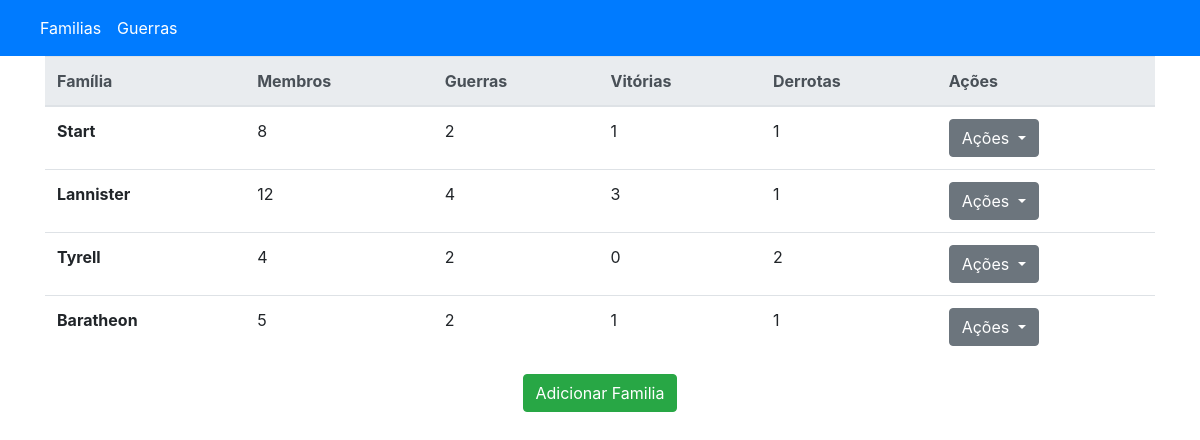
The page / on the database its author committed.
### tables this page shows
CREATE TABLE `families` (
  `id` int(11) NOT NULL AUTO_INCREMENT,
  `name` varchar(255) NOT NULL,
  `quantity_members` int(11) NOT NULL,
  PRIMARY KEY (`id`)
);

### src/Views/View.php (called while the page is built, shortened)
<?php
class View
{
    private $__viewData = [];
    public function setViewData($data)
    {
        $this->__viewData = $data;
    }
    public function getViewData()
    {
        return $this->__viewData;
    }
    public function render()
    {
        $content = $this->__layoutContent();
        extract($this->getViewData());
        include $content;
    }
    private function __layoutContent()
    {
        return VIEWS . DS . 'Layout' . DS . 'base.php';
    }
}

### src/Controllers/Controller.php (called while the page is built, shortened)
<?php
require_once 'src/Views/View.php';
abstract class Controller
{
    private $__request = null;
    private $__viewData = [];
    public function __construct(Request $request, Response $response)
    {
        $this->__request = $request;
    }
    public function render()
    {
        $url = $this->getRequest()->url();
        $view = $this->__loadView();
        $view->setPaths($url);
        $view->setViewData($this->__viewData);
        return $view->render();
    }
    private function __loadView()
    {
        return new View();
    }
    public function setViewData($key, $data)
    {
        $this->__viewData[$key] = $data;
    }
    public function getRequest()
    {
        return $this->__request;
    }
}

### src/Controllers/FamiliesController.php (called while the page is built, shortened)
<?php
require_once 'Controller.php';
class FamiliesController extends Controller
{
    public function index()
    {
        $families = $this->Family->index();
        $this->render();
    }
}

### src/Router/Dispatcher.php (called while the page is built, shortened)
<?php
class Dispatcher
{
    private $__request = null;
    private $__response = null;
    public function __construct(Request $request, Response $response)
    {
        $this->__request = $request;
        $this->__response = $response;
    }
    public function dispatch()
    {
        $router = $this->__loadRouter();
        $routerParams = $router->parse();
        try {
            $controller = $this->__loadController($routerParams);
        } catch (Exception $e) {
            echo $e->getMessage();
            die;
        }
        $params = [];
        $response = $controller->{$routerParams['action']}(...$params);
    }
    private function __loadRouter()
    {
        return new Router();
    }
    private function __loadController($routerParams)
    {
        return new $controllerName($this->__request, $this->__response);
    }
}

### index.php (called while the page is built, shortened)
<?php
require_once 'src/Router/Dispatcher.php';
$dispatcher = new Dispatcher(
	new Request(),
	new Response()
);
$dispatcher->dispatch();

### src/Model/Family.php (called while the page is built)
<?php
require_once 'Model.php';
class Family extends Model
{
    public function index()
    {
        $sql = "
            SELECT
                Families.id,
                Families.name,
                Families.quantity_members
            FROM families as Families
            ORDER BY Families.id
        ";
        $results = $this->execute($sql);
        foreach ($results as $key => $family) {
        	$totals = $this->totals($family['id']);
        	$results[$key] = array_merge($family, $totals);
        }
        return $results;
    }
    public function totals($id)
    {
        $sql = "
            SELECT
                (SELECT COUNT(*) FROM wars as Wars WHERE (family_id_challenging = :id OR family_id_challenged = :id)) AS Wars,
                (SELECT COUNT(*) FROM wars as Wars WHERE family_id_winner = :id) AS Victories
        ";
        $statement = $this->getConnection()->prepare($sql);
        $statement->execute(['id' => $id]);
        return $statement->fetch(PDO::FETCH_ASSOC);
    }
}

### src/Model/Model.php (called while the page is built, shortened)
<?php
require_once 'src/Datasource/Database.php';
abstract class Model
{
    private $__connection = null;
    public function __construct()
    {
        $database = new Database();
        $this->__connection = $database->getConnection();
    }
    public function getConnection()
    {
        return $this->__connection;
    }
    public function execute($sql)
    {
        $statement = $this->getConnection()->query($sql);
        return $statement->fetchAll(PDO::FETCH_ASSOC);
    }
}

### src/Config/database.php (called while the page is built)
<?php
$databaseConfig = [
    'database' => 'test',
    'host' => 'mysql',
    'username' => 'root',
    'password' => 'root'
];

### src/Datasource/Database.php (called while the page is built, shortened)
<?php
class Database
{
    private $__connection = null;
    private function __connection()
    {
        include 'src/Config/database.php';
        try {
            $dns = "mysql:host={$databaseConfig['host']};dbname={$databaseConfig['database']}";
            $this->__connection = new PDO(
                $dns,
                $databaseConfig['username'],
                $databaseConfig['password']
            );
        } catch (PDOException $e) {
            echo $e->getMessage();
            die;
        }
    }
    public function getConnection()
    {
        return $this->__connection;
    }
}

### src/Views/Families/index.php (the view, shortened to what this page needs)
<div class="container">
    <div class="row">
        <div class="col-12 col-xs-12 col-sm-12 col-md-12 col-lg-12">
            <table class="table">
                <thead class="thead-light">
                    <tr>
                        <th scope="col">Família</th>
                        <th scope="col">Membros</th>
                        <th scope="col">Guerras</th>
                        <th scope="col">Vitórias</th>
                        <th scope="col">Derrotas</th>
                        <th scope="col">Ações</th>
                    </tr>
                </thead>
                <tbody>
                    <?php foreach($families as $family): ?>
                        <tr>
                            <th scope="row"><?= $family['name']; ?></th>
                            <td><?= $family['quantity_members']; ?></td>
                            <td><?= $family['Wars']; ?></td>
                            <td><?= $family['Victories']; ?></td>
                            <td><?= $family['Wars'] - $family['Victories']; ?></td>
                            <td>
                                <div class="dropdown">
                                    <a class="btn btn-secondary dropdown-toggle" href="#" role="button" id="dropdownMenuLink" data-toggle="dropdown" aria-haspopup="true" aria-expanded="false">
                                        Ações
                                    </a>
                                </div>
                            </td>
                        </tr>
                    <?php endforeach; ?>
                </tbody>
            </table>
        </div>
    </div>
    <div class="row">
        <div class="col-12 col-xs-12 col-sm-12 col-md-12 col-lg-12">
            <p class="text-center"><a class="btn btn-success" href="/families/create/">Adicionar Familia</a></p>
        </div>
    </div>
</div>

### rows shown on the page
families: name "Start", quantity_members "8", Wars "2", id "1", $family['Wars']-$family['Victories'] "1"
families: name "Lannister", quantity_members "12", Wars "4", Victories "3", Victories "1"
families: name "Tyrell", quantity_members "4", Wars "2", Victories "0", Victories "2"
families: name "Baratheon", quantity_members "5", Wars "2", Victories "1"
